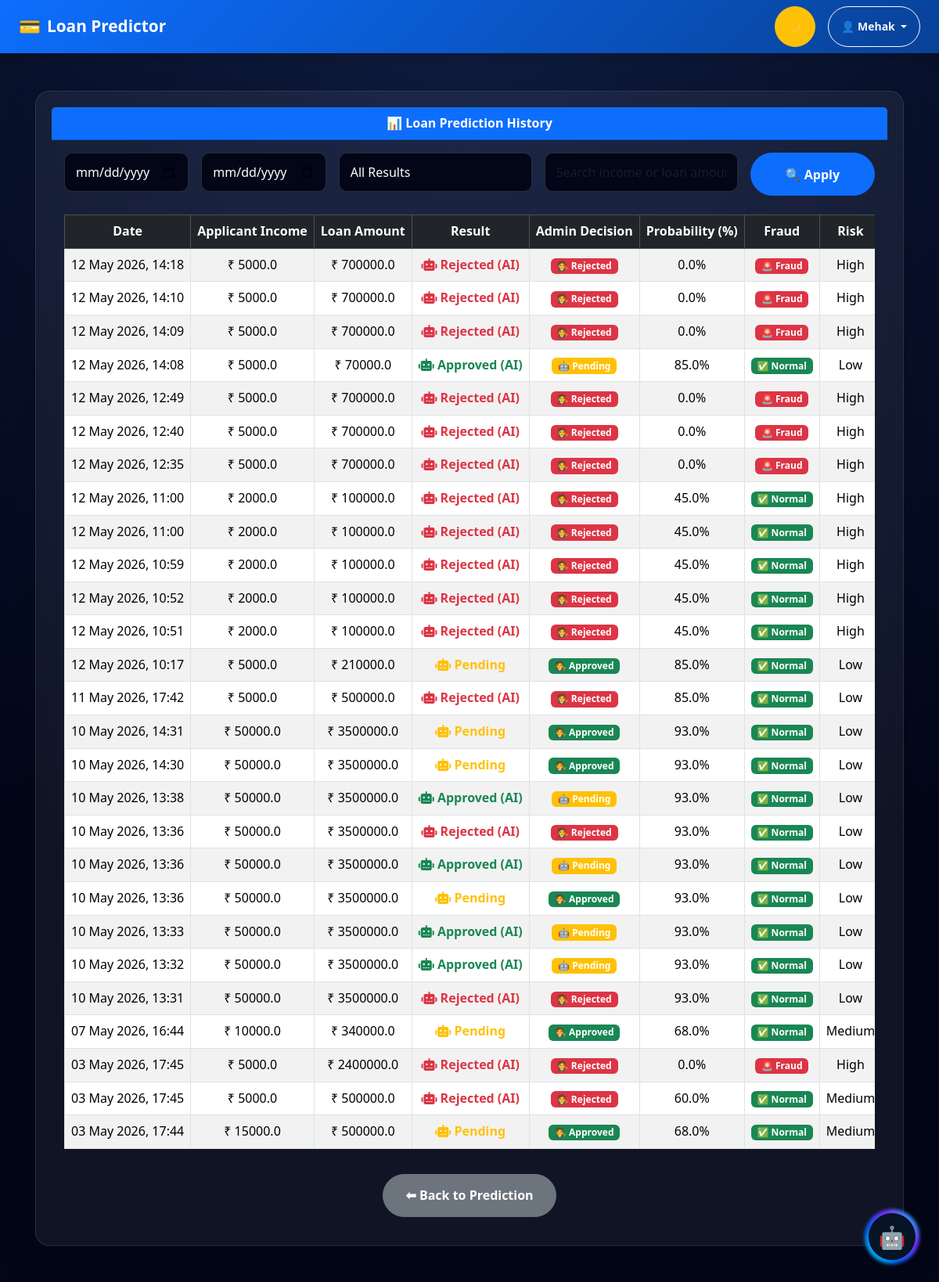
The app's page /history/ (signed in), older data.
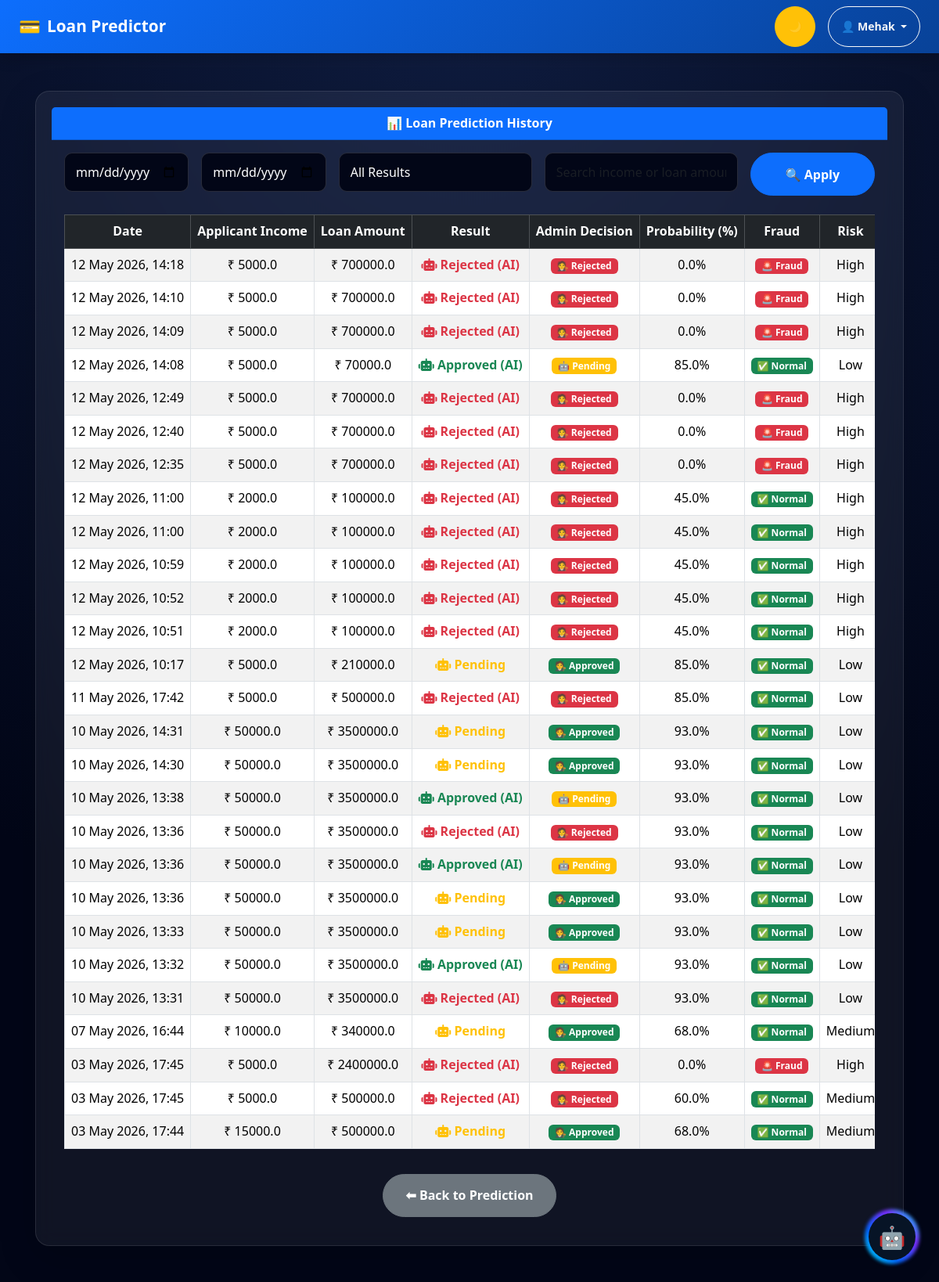
The same page, newer data.
### predictor/models.py (models this page shows, shortened)
class LoanApplication(models.Model):
    user = models.ForeignKey(User, on_delete=models.CASCADE, null=True, blank=True)
    ai_result = models.CharField(max_length=50)
    applicant_income = models.FloatField()
    coapplicant_income = models.FloatField(null=True, blank=True)
    loan_amount = models.FloatField()
    loan_term = models.IntegerField()
    credit_history = models.IntegerField()
    probability = models.FloatField()
    ai_explanation = models.TextField(null=True, blank=True)
    fraud_reason = models.TextField(null=True, blank=True)
    admin = models.ForeignKey(User, on_delete=models.SET_NULL, null=True, blank=True, related_name='approved_loans')
    admin_note = models.TextField(null=True, blank=True)
    STATUS_CHOICES = [
        ('PENDING', 'Pending'),
        ('AI_APPROVED', 'Approved by AI'),
        ('ADMIN_APPROVED', 'Approved by Admin'),
        ('REJECTED', 'Rejected'),
    ]
    status = models.CharField(max_length=20, choices=STATUS_CHOICES, default='PENDING')
    document = models.FileField(
        upload_to='documents/',
        blank=True,
        null=True
    )
    created_at = models.DateTimeField(auto_now_add=True)
    class Meta:
        indexes = [
            models.Index(fields=['user']),
            models.Index(fields=['status']),
            models.Index(fields=['created_at']),
        ]

### predictor/views.py (the view)
# urls.py: path('history/', views.history, name='history'),
@login_required
def history(request):
    records = LoanApplication.objects.filter(
        user=request.user
    ).order_by('-created_at')
    status = request.GET.get('status')
    start_date = request.GET.get('start_date')
    end_date = request.GET.get('end_date')
    search = request.GET.get('search')
    if status:
        records = records.filter(status=status)
    from datetime import datetime, timedelta
    if start_date and end_date:
        records = records.filter(
        created_at__date__range=[start_date, end_date]
    )
    elif start_date:
        records = records.filter(created_at__date__gte=start_date)
    elif end_date:
        records = records.filter(created_at__date__lte=end_date)
    if search:
        records = records.filter(
            Q(loan_amount__icontains=search) |
            Q(applicant_income__icontains=search)
        )
    return render(request, 'predictor/history.html', {
        'records': records
    })

### predictor/templates/predictor/history.html (shortened to what the changed rows need)
{% extends 'predictor/base.html' %}
{% block content %}
<div class="card shadow-lg">
    <div class="card-body">
        {% if records %}
        <div class="table-responsive">
            <table class="table table-bordered table-striped align-middle">
                <thead class="table-dark text-center">
                    <tr>
                        <th>Date</th>
                        <th>Applicant Income</th>
                        <th>Loan Amount</th>
                        <th>Result</th>
                        <th>Admin Decision</th>
                        <th>Probability (%)</th>
                        <th>Fraud</th>
                        <th>Risk</th>
                    </tr>
                </thead>
                <tbody>
                    {% for r in records %}
                    <tr class="text-center">
                        <td>{{ r.created_at|date:"d M Y, H:i" }}</td>
                        <td>₹ {{ r.applicant_income }}</td>
                        <td>₹ {{ r.loan_amount }}</td>
                        <td>
                            {% if r.status == "AI_APPROVED" %}
                            <span class="text-success fw-bold">
                                <i class="fa-solid fa-robot"></i> Approved (AI)
                            </span>
                            {% elif r.status == "REJECTED" %}
                            <span class="text-danger fw-bold">
                                <i class="fa-solid fa-robot"></i> Rejected (AI)
                            </span>
                            {% else %}
                            <span class="text-warning fw-bold">
                                <i class="fa-solid fa-robot"></i> Pending
                            </span>
                            {% endif %}
                        </td>
                        <td>
                            {% if r.status == "ADMIN_APPROVED" %}
                            <span class="badge bg-success">🧑‍⚖ Approved</span>
                            {% elif r.status == "REJECTED" %}
                            <span class="badge bg-danger">🧑‍⚖ Rejected</span>
                            {% else %}
                            <span class="badge bg-warning">🤖 Pending</span>
                            {% endif %}
                        </td>
                        <td>{{ r.probability }}%</td>
                        <td>
                            {% if r.fraud_reason %}
                            <span class="badge bg-danger">🚨 Fraud</span>
                            {% else %}
                            <span class="badge bg-success">✅ Normal</span>
                            {% endif %}
                        </td>
                        <td>
                            {% if r.probability > 80 %}
                            <span class="risk-badge low-risk">
                                 Low
                            </span>
                            {% elif r.probability >= 50 %}
                            <span class="risk-badge medium-risk">
                                <span class="risk-dot"></span> Medium
                            </span>
                            {% else %}
                            <span class="risk-badge high-risk">
                                <span class="risk-dot"></span> High
                            </span>
                            {% endif %}
                        </td>
                    </tr>
                    {% endfor %}
                </tbody>
            </table>
        </div>
        {% else %}
        <div class="alert alert-warning text-center">
            No prediction history found.
        </div>
        {% endif %}
    </div>
</div>
{% endblock %}

Row changes from the older to the newer data that the page shows:
changed LoanApplication "10 May 2026, 13:33": status "Approved (AI) 🤖 Pending" → "Pending 🧑‍⚖ Approved"
